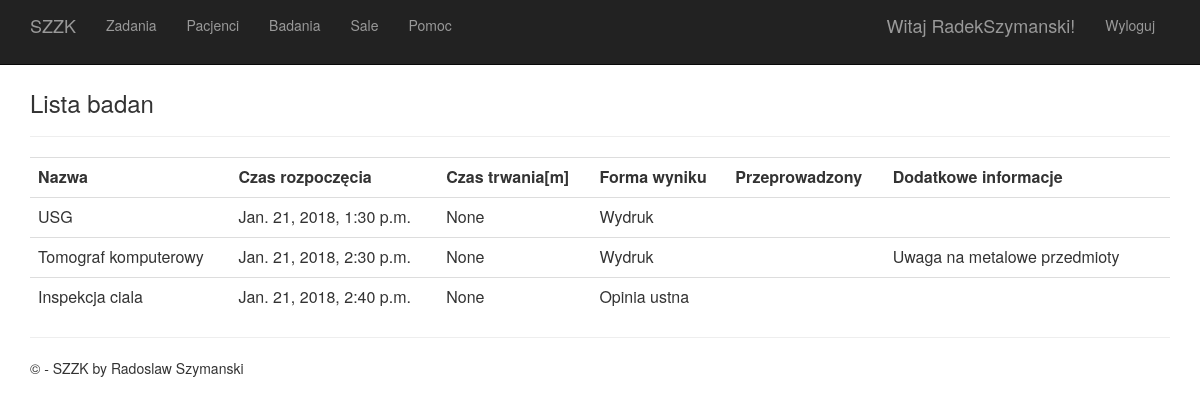
Page /medicalExaminations (signed in) on the committed database.
### app/models.py (models this page shows)
class MedicalExamination(models.Model):
    name = models.CharField(max_length=25)
    start_time = models.DateTimeField()
    duration = models.TimeField()
    result = models.TextField()
    was_performed = models.BooleanField()
    additional_info = models.TextField()
    class Meta:
        app_label = 'app'

### app/views.py (the view)
# urls.py: url(r'^medicalExaminations', app.views.medicalExaminations, name='medicalExaminations'),
def medicalExaminations(request):
    medicalExaminationsList = MedicalExamination.objects.all()
    assert isinstance(request, HttpRequest)
    return render(
        request,
        'app/medicalExaminationsList.html',
        {
            'title':'Lista badan',
            'medicalExaminationList': medicalExaminationsList
        }
    )

### app/templates/app/medicalExaminationsList.html (shortened to what this page needs)
﻿{% extends "app/layout.html" %}
{% block content %}
<h3>{{title}}</h3>
<hr />
<table class="table">
    <tr>
        <th>
           Nazwa
        </th>
        <th>
            Czas rozpoczęcia
        </th>
        <th>
            Czas trwania[m]
        </th>
        <th>
            Forma wyniku
        </th>
        <th>
            Przeprowadzony
        </th>
        <th>
            Dodatkowe informacje
        </th>
        <th></th>
    </tr>
{% for medicalExamination in medicalExaminationList %}
    <tr>
        <td>
            {{medicalExamination.name}}
        </td>
        <td>
            {{medicalExamination.start_time}}
        </td>
        <td>
            {{medicalExamination.duration}}
        </td>
        <td>
            {{medicalExamination.result}}
        </td>
        <td>
        </td>
        <td>
            {{medicalExamination.additional_info}}
        </td>
        <td>
        </td>
    </tr>
{% endfor %}
</table>
{% endblock %}

### app/templates/app/loginpartial.html (shortened to what this page needs)
{% if user.is_authenticated %}
<form id="logoutForm" action="/logout" method="post" class="navbar-right">
    <ul class="nav navbar-nav navbar-right">
        <li><span class="navbar-brand">Witaj {{ user.username }}!</span></li>
        <li><a href="javascript:document.getElementById('logoutForm').submit()">Wyloguj</a></li>
    </ul>
</form>
{% else %}
<ul class="nav navbar-nav navbar-right">
    <li><a href="{% url 'login' %}">Zaloguj</a></li>
</ul>
{% endif %}

### app/static/app/content/site.css (style rules this page uses)
body { padding-top: 50px; padding-bottom: 20px; }

### rows in the picture
MedicalExamination: name "USG", start_time "Jan. 21, 2018, 1:30 p.m.", duration "None", result "Wydruk"
MedicalExamination: name "Tomograf komputerowy", start_time "Jan. 21, 2018, 2:30 p.m.", duration "None", result "Wydruk", additional_info "Uwaga na metalowe przedmioty"
MedicalExamination: name "Inspekcja ciala", start_time "Jan. 21, 2018, 2:40 p.m.", duration "None", result "Opinia ustna"

### other values in the picture
{{ user.username }} "RadekSzymanski"
{{ title }} "Lista badan"
